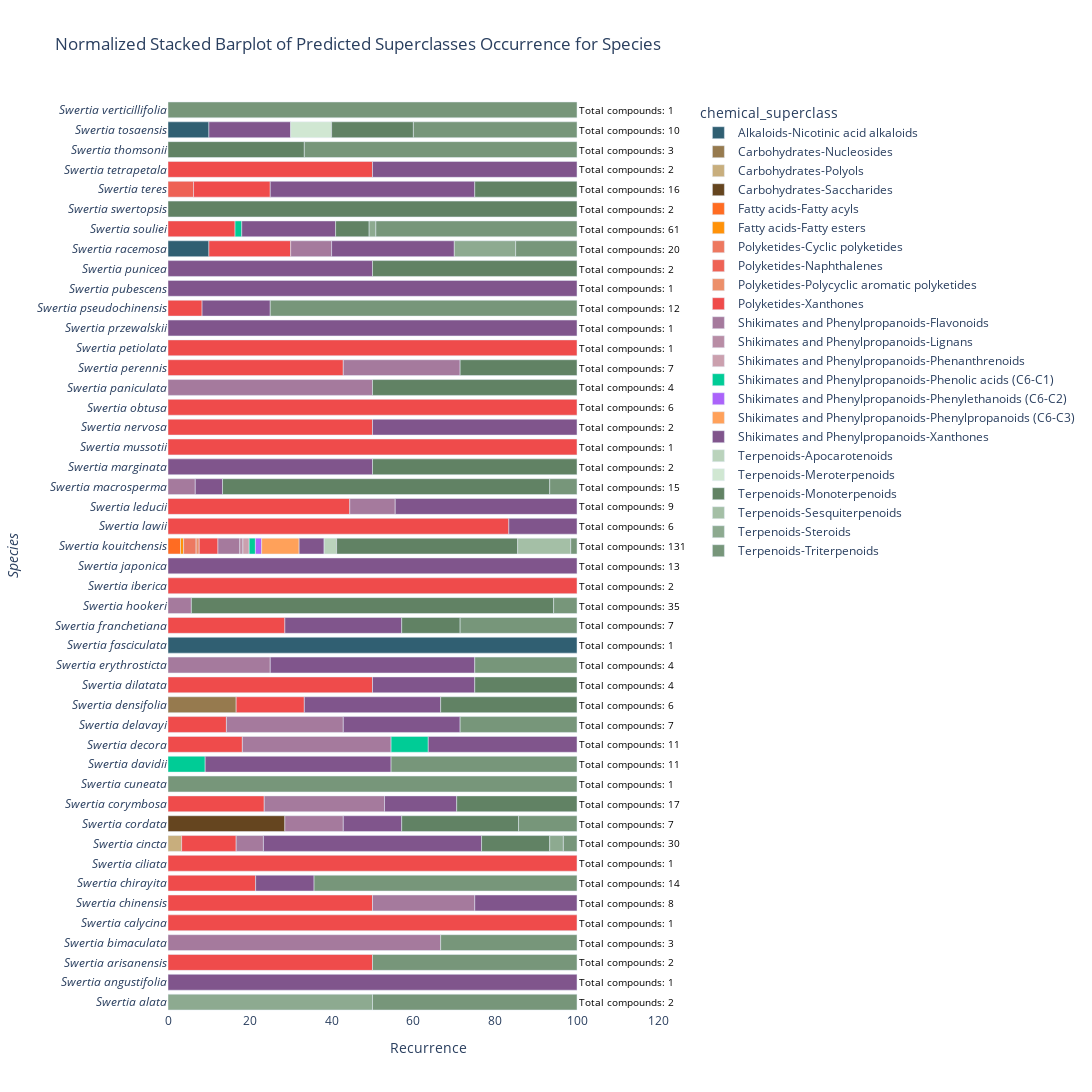

This figure's notebook cell:
### Code cell
# Step 1: Read data from all .tsv files in the output_folder
all_data = pd.concat([pd.read_csv(os.path.join(output_folder, 'species_data', filename), sep='\t') for filename in os.listdir(os.path.join(output_folder, 'species_data')) if filename.endswith(".tsv")])

# Step 2: Rename the "organism_taxonomy_09species" column to "species"
all_data.rename(columns={'organism_taxonomy_09species': 'species'}, inplace=True)

# Remove 'API Error-API Error' and 'Not Classified-Not Classified'
all_data = all_data[~all_data['chemical_superclass'].isin(['API Error-API Error', 'Not Classified-Not Classified'])]

# Apply the function to each row
all_data[['Pathway', 'superclass']] = all_data.apply(lambda row: split_chemical_superclass(row), axis=1, result_type='expand')

# Step 4: Process data for color mapping
color_map = {}
for pathway, superclasses in all_data.groupby('Pathway')['superclass'].unique().items():
    shades = generate_shades(pathway, len(superclasses))
    for superclass, shade in zip(superclasses, shades):
        color_map[f"{pathway}-{superclass}"] = shade

# Step 5: Group and aggregate data to calculate recurrence
agg_data = all_data.groupby(['species', 'chemical_superclass']).size().reset_index(name='recurrence')

# Normalize the recurrence values within each species group
agg_data['recurrence_normalized'] = agg_data.groupby('species')['recurrence'].transform(lambda x: x / x.sum())*100

# Convert 'species' column to categorical data
agg_data['species'] = pd.Categorical(agg_data['species'], categories=agg_data['species'].unique(), ordered=True)

# Get unique species names
unique_species = agg_data['species'].unique()

# Get unique chemical superclasses and sort them alphabetically
unique_superclasses = sorted(agg_data['chemical_superclass'].unique())

# Calculate total recurrence for each species
total_recurrence_per_species = agg_data.groupby('species')['recurrence'].sum()

# Create the stacked barplot with the custom color palette
fig = px.bar(agg_data, y='species', x='recurrence_normalized',
             title='Normalized Stacked Barplot of Predicted Superclasses Occurrence for Species',
             labels={'recurrence_normalized': 'Recurrence'},
             color='chemical_superclass',
             color_discrete_map=color_map,
             category_orders={'species': unique_species, 'chemical_superclass': unique_superclasses},
             orientation='h')

# Modify the y-axis label
fig.update_yaxes(title_text='<i>Species<i>')

# Set species labels in italics
fig.update_layout(yaxis=dict(tickmode='array',
                              tickvals=list(range(len(unique_species))),
                              ticktext=[f'<i>{species}</i>' for species in unique_species]
                              ))

# Set a white background
fig.update_layout(plot_bgcolor='white')

# Get the maximum value of the x-axis
max_x = agg_data['recurrence_normalized'].max()

for species, total_recurrence in total_recurrence_per_species.items():
    # Find the maximum recurrence for this species
    max_recurrence = agg_data[agg_data['species'] == species]['recurrence_normalized'].max()
    
    # Position the annotation at the end of the bar with a slight offset
    x_position = max_x + 2
    if x_position > 100:  # Ensure the label is not outside the plot area
        x_position = 100  # Set it to 100 if it exceeds the maximum x-axis value

    # Add annotation to the plot
    fig.add_annotation(
        x=x_position,
        y=species,
        text=f'Total compounds: {total_recurrence}',
        showarrow=False,
        font=dict(size=10, color='black'),
        xanchor='left',
        yanchor='middle'
    )

# Modify the size of the figure
fig.update_layout(width=1500, height=1500)

# Save the figure as an HTML file
fig.write_html(f'{output_folder}Wikidata_superclass_barplot_species_normalized.html')

# Show the figure
fig.show()

### Figure 1 — Plotly figure (JSON) as saved in the notebook; plotly's stock layout.template omitted (floating-point values rounded to 4 significant figures)
{"data": [{"alignmentgroup": "True", "hovertemplate": "chemical_superclass=Alkaloids-Nicotinic acid alkaloids<br>Recurrence=%{x}<br>species=%{y}<extra></extra>", "legendgroup": "Alkaloids-Nicotinic acid alkaloids", "marker": {"color": "#305F72", "pattern": {"shape": ""}}, "name": "Alkaloids-Nicotinic acid alkaloids", "offsetgroup": "Alkaloids-Nicotinic acid alkaloids", "orientation": "h", "showlegend": true, "textposition": "auto", "type": "bar", "x": [10, 10, 100], "xaxis": "x", "y": ["Swertia angustifolia", "Swertia ciliata", "Swertia marginata"], "yaxis": "y"}, {"alignmentgroup": "True", "hovertemplate": "chemical_superclass=Carbohydrates-Nucleosides<br>Recurrence=%{x}<br>species=%{y}<extra></extra>", "legendgroup": "Carbohydrates-Nucleosides", "marker": {"color": "#967a4e", "pattern": {"shape": ""}}, "name": "Carbohydrates-Nucleosides", "offsetgroup": "Carbohydrates-Nucleosides", "orientation": "h", "showlegend": true, "textposition": "auto", "type": "bar", "x": [16.67], "xaxis": "x", "y": ["Swertia obtusa"], "yaxis": "y"}, {"alignmentgroup": "True", "hovertemplate": "chemical_superclass=Carbohydrates-Polyols<br>Recurrence=%{x}<br>species=%{y}<extra></extra>", "legendgroup": "Carbohydrates-Polyols", "marker": {"color": "#c8ae7d", "pattern": {"shape": ""}}, "name": "Carbohydrates-Polyols", "offsetgroup": "Carbohydrates-Polyols", "orientation": "h", "showlegend": true, "textposition": "auto", "type": "bar", "x": [3.333], "xaxis": "x", "y": ["Swertia punicea"], "yaxis": "y"}, {"alignmentgroup": "True", "hovertemplate": "chemical_superclass=Carbohydrates-Saccharides<br>Recurrence=%{x}<br>species=%{y}<extra></extra>", "legendgroup": "Carbohydrates-Saccharides", "marker": {"color": "#65451f", "pattern": {"shape": ""}}, "name": "Carbohydrates-Saccharides", "offsetgroup": "Carbohydrates-Saccharides", "orientation": "h", "showlegend": true, "textposition": "auto", "type": "bar", "x": [28.57], "xaxis": "x", "y": ["Swertia pubescens"], "yaxis": "y"}, {"alignmentgroup": "True", "hovertemplate": "chemical_superclass=Fatty acids-Fatty acyls<br>Recurrence=%{x}<br>species=%{y}<extra></extra>", "legendgroup": "Fatty acids-Fatty acyls", "marker": {"color": "#ff6c22", "pattern": {"shape": ""}}, "name": "Fatty acids-Fatty acyls", "offsetgroup": "Fatty acids-Fatty acyls", "orientation": "h", "showlegend": true, "textposition": "auto", "type": "bar", "x": [3.053], "xaxis": "x", "y": ["Swertia japonica"], "yaxis": "y"}, {"alignmentgroup": "True", "hovertemplate": "chemical_superclass=Fatty acids-Fatty esters<br>Recurrence=%{x}<br>species=%{y}<extra></extra>", "legendgroup": "Fatty acids-Fatty esters", "marker": {"color": "#ff9209", "pattern": {"shape": ""}}, "name": "Fatty acids-Fatty esters", "offsetgroup": "Fatty acids-Fatty esters", "orientation": "h", "showlegend": true, "textposition": "auto", "type": "bar", "x": [0.7634], "xaxis": "x", "y": ["Swertia japonica"], "yaxis": "y"}, {"alignmentgroup": "True", "hovertemplate": "chemical_superclass=Polyketides-Cyclic polyketides<br>Recurrence=%{x}<br>species=%{y}<extra></extra>", "legendgroup": "Polyketides-Cyclic polyketides", "marker": {"color": "#ed7860", "pattern": {"shape": ""}}, "name": "Polyketides-Cyclic polyketides", "offsetgroup": "Polyketides-Cyclic polyketides", "orientation": "h", "showlegend": true, "textposition": "auto", "type": "bar", "x": [3.053], "xaxis": "x", "y": ["Swertia japonica"], "yaxis": "y"}, {"alignmentgroup": "True", "hovertemplate": "chemical_superclass=Polyketides-Naphthalenes<br>Recurrence=%{x}<br>species=%{y}<extra></extra>", "legendgroup": "Polyketides-Naphthalenes", "marker": {"color": "#ee6255", "pattern": {"shape": ""}}, "name": "Polyketides-Naphthalenes", "offsetgroup": "Polyketides-Naphthalenes", "orientation": "h", "showlegend": true, "textposition": "auto", "type": "bar", "x": [6.25], "xaxis": "x", "y": ["Swertia calycina"], "yaxis": "y"}, {"alignmentgroup": "True", "hovertemplate": "chemical_superclass=Polyketides-Polycyclic aromatic polyketides<br>Recurrence=%{x}<br>species=%{y}<extra></extra>", "legendgroup": "Polyketides-Polycyclic aromatic polyketides", "marker": {"color": "#ec8f6a", "pattern": {"shape": ""}}, "name": "Polyketides-Polycyclic aromatic polyketides", "offsetgroup": "Polyketides-Polycyclic aromatic polyketides", "orientation": "h", "showlegend": true, "textposition": "auto", "type": "bar", "x": [0.7634], "xaxis": "x", "y": ["Swertia japonica"], "yaxis": "y"}, {"alignmentgroup": "True", "hovertemplate": "chemical_superclass=Polyketides-Xanthones<br>Recurrence=%{x}<br>species=%{y}<extra></extra>", "legendgroup": "Polyketides-Xanthones", "marker": {"color": "#ef4b4b", "pattern": {"shape": ""}}, "name": "Polyketides-Xanthones", "offsetgroup": "Polyketides-Xanthones", "orientation": "h", "showlegend": true, "textposition": "auto", "type": "bar", "x": [50, 18.75, 16.39, 20, 8.333, 100, 42.86, 100, 50, 100, 44.44, 83.33, 4.58, 100, 28.57, 50, 16.67, 14.29, 18.18, 23.53, 13.33, 100, 21.43, 50, 100, 50], "xaxis": "x", "y": ["Swertia bimaculata", "Swertia calycina", "Swertia chirayita", "Swertia ciliata", "Swertia corymbosa", "Swertia davidii", "Swertia decora", "Swertia densifolia", "Swertia dilatata", "Swertia erythrosticta", "Swertia hookeri", "Swertia iberica", "Swertia japonica", "Swertia lawii", "Swertia macrosperma", "Swertia nervosa", "Swertia obtusa", "Swertia paniculata", "Swertia perennis", "Swertia pseudochinensis", "Swertia punicea", "Swertia racemosa", "Swertia souliei", "Swertia swertopsis", "Swertia teres", "Swertia thomsonii"], "yaxis": "y"}, {"alignmentgroup": "True", "hovertemplate": "chemical_superclass=Shikimates and Phenylpropanoids-Flavonoids<br>Recurrence=%{x}<br>species=%{y}<extra></extra>", "legendgroup": "Shikimates and Phenylpropanoids-Flavonoids", "marker": {"color": "#a57a9d", "pattern": {"shape": ""}}, "name": "Shikimates and Phenylpropanoids-Flavonoids", "offsetgroup": "Shikimates and Phenylpropanoids-Flavonoids", "orientation": "h", "showlegend": true, "textposition": "auto", "type": "bar", "x": [10, 28.57, 50, 6.667, 11.11, 5.344, 5.714, 25, 28.57, 36.36, 29.41, 14.29, 6.667, 25, 66.67], "xaxis": "x", "y": ["Swertia ciliata", "Swertia decora", "Swertia delavayi", "Swertia franchetiana", "Swertia hookeri", "Swertia japonica", "Swertia leducii", "Swertia mussotii", "Swertia paniculata", "Swertia perennis", "Swertia pseudochinensis", "Swertia pubescens", "Swertia punicea", "Swertia swertopsis", "Swertia tetrapetala"], "yaxis": "y"}, {"alignmentgroup": "True", "hovertemplate": "chemical_superclass=Shikimates and Phenylpropanoids-Lignans<br>Recurrence=%{x}<br>species=%{y}<extra></extra>", "legendgroup": "Shikimates and Phenylpropanoids-Lignans", "marker": {"color": "#b88da5", "pattern": {"shape": ""}}, "name": "Shikimates and Phenylpropanoids-Lignans", "offsetgroup": "Shikimates and Phenylpropanoids-Lignans", "orientation": "h", "showlegend": true, "textposition": "auto", "type": "bar", "x": [0.7634], "xaxis": "x", "y": ["Swertia japonica"], "yaxis": "y"}, {"alignmentgroup": "True", "hovertemplate": "chemical_superclass=Shikimates and Phenylpropanoids-Phenanthrenoids<br>Recurrence=%{x}<br>species=%{y}<extra></extra>", "legendgroup": "Shikimates and Phenylpropanoids-Phenanthrenoids", "marker": {"color": "#cba0ae", "pattern": {"shape": ""}}, "name": "Shikimates and Phenylpropanoids-Phenanthrenoids", "offsetgroup": "Shikimates and Phenylpropanoids-Phenanthrenoids", "orientation": "h", "showlegend": true, "textposition": "auto", "type": "bar", "x": [1.527], "xaxis": "x", "y": ["Swertia japonica"], "yaxis": "y"}, {"alignmentgroup": "True", "hovertemplate": "chemical_superclass=Shikimates and Phenylpropanoids-Phenolic acids (C6-C1)<br>Recurrence=%{x}<br>species=%{y}<extra></extra>", "legendgroup": "Shikimates and Phenylpropanoids-Phenolic acids (C6-C1)", "marker": {"color": "#00cc96", "pattern": {"shape": ""}}, "name": "Shikimates and Phenylpropanoids-Phenolic acids (C6-C1)", "offsetgroup": "Shikimates and Phenylpropanoids-Phenolic acids (C6-C1)", "orientation": "h", "showlegend": true, "textposition": "auto", "type": "bar", "x": [1.639, 1.527, 9.091, 9.091], "xaxis": "x", "y": ["Swertia chirayita", "Swertia japonica", "Swertia perennis", "Swertia petiolata"], "yaxis": "y"}, {"alignmentgroup": "True", "hovertemplate": "chemical_superclass=Shikimates and Phenylpropanoids-Phenylethanoids (C6-C2)<br>Recurrence=%{x}<br>species=%{y}<extra></extra>", "legendgroup": "Shikimates and Phenylpropanoids-Phenylethanoids (C6-C2)", "marker": {"color": "#ab63fa", "pattern": {"shape": ""}}, "name": "Shikimates and Phenylpropanoids-Phenylethanoids (C6-C2)", "offsetgroup": "Shikimates and Phenylpropanoids-Phenylethanoids (C6-C2)", "orientation": "h", "showlegend": true, "textposition": "auto", "type": "bar", "x": [1.527], "xaxis": "x", "y": ["Swertia japonica"], "yaxis": "y"}, {"alignmentgroup": "True", "hovertemplate": "chemical_superclass=Shikimates and Phenylpropanoids-Phenylpropanoids (C6-C3)<br>Recurrence=%{x}<br>species=%{y}<extra></extra>", "legendgroup": "Shikimates and Phenylpropanoids-Phenylpropanoids (C6-C3)", "marker": {"color": "#FFA15A", "pattern": {"shape": ""}}, "name": "Shikimates and Phenylpropanoids-Phenylpropanoids (C6-C3)", "offsetgroup": "Shikimates and Phenylpropanoids-Phenylpropanoids (C6-C3)", "orientation": "h", "showlegend": true, "textposition": "auto", "type": "bar", "x": [9.16], "xaxis": "x", "y": ["Swertia japonica"], "yaxis": "y"}, {"alignmentgroup": "True", "hovertemplate": "chemical_superclass=Shikimates and Phenylpropanoids-Xanthones<br>Recurrence=%{x}<br>species=%{y}<extra></extra>", "legendgroup": "Shikimates and Phenylpropanoids-Xanthones", "marker": {"color": "#80558c", "pattern": {"shape": ""}}, "name": "Shikimates and Phenylpropanoids-Xanthones", "offsetgroup": "Shikimates and Phenylpropanoids-Xanthones", "orientation": "h", "showlegend": true, "textposition": "auto", "type": "bar", "x": [20, 50, 50, 22.95, 30, 50, 100, 16.67, 100, 50, 50, 6.667, 44.44, 16.67, 6.107, 100, 28.57, 50, 25, 33.33, 28.57, 36.36, 45.45, 17.65, 14.29, 53.33, 14.29, 25, 100], "xaxis": "x", "y": ["Swertia angustifolia", "Swertia bimaculata", "Swertia calycina", "Swertia chirayita", "Swertia ciliata", "Swertia cincta", "Swertia cordata", "Swertia corymbosa", "Swertia cuneata", "Swertia dilatata", "Swertia fasciculata", "Swertia franchetiana", "Swertia hookeri", "Swertia iberica", "Swertia japonica", "Swertia kouitchensis", "Swertia macrosperma", "Swertia mussotii", "Swertia nervosa", "Swertia obtusa", "Swertia paniculata", "Swertia perennis", "Swertia petiolata", "Swertia pseudochinensis", "Swertia pubescens", "Swertia punicea", "Swertia souliei", "Swertia swertopsis", "Swertia tosaensis"], "yaxis": "y"}, {"alignmentgroup": "True", "hovertemplate": "chemical_superclass=Terpenoids-Apocarotenoids<br>Recurrence=%{x}<br>species=%{y}<extra></extra>", "legendgroup": "Terpenoids-Apocarotenoids", "marker": {"color": "#bad3bc", "pattern": {"shape": ""}}, "name": "Terpenoids-Apocarotenoids", "offsetgroup": "Terpenoids-Apocarotenoids", "orientation": "h", "showlegend": true, "textposition": "auto", "type": "bar", "x": [3.053], "xaxis": "x", "y": ["Swertia japonica"], "yaxis": "y"}, {"alignmentgroup": "True", "hovertemplate": "chemical_superclass=Terpenoids-Meroterpenoids<br>Recurrence=%{x}<br>species=%{y}<extra></extra>", "legendgroup": "Terpenoids-Meroterpenoids", "marker": {"color": "#d0e7d2", "pattern": {"shape": ""}}, "name": "Terpenoids-Meroterpenoids", "offsetgroup": "Terpenoids-Meroterpenoids", "orientation": "h", "showlegend": true, "textposition": "auto", "type": "bar", "x": [10], "xaxis": "x", "y": ["Swertia angustifolia"], "yaxis": "y"}, {"alignmentgroup": "True", "hovertemplate": "chemical_superclass=Terpenoids-Monoterpenoids<br>Recurrence=%{x}<br>species=%{y}<extra></extra>", "legendgroup": "Terpenoids-Monoterpenoids", "marker": {"color": "#618264", "pattern": {"shape": ""}}, "name": "Terpenoids-Monoterpenoids", "offsetgroup": "Terpenoids-Monoterpenoids", "orientation": "h", "showlegend": true, "textposition": "auto", "type": "bar", "x": [20, 33.33, 25, 100, 8.197, 50, 28.57, 50, 50, 80, 44.27, 88.57, 14.29, 25, 33.33, 29.41, 28.57, 16.67], "xaxis": "x", "y": ["Swertia angustifolia", "Swertia arisanensis", "Swertia calycina", "Swertia chinensis", "Swertia chirayita", "Swertia cincta", "Swertia decora", "Swertia delavayi", "Swertia fasciculata", "Swertia franchetiana", "Swertia japonica", "Swertia leducii", "Swertia macrosperma", "Swertia nervosa", "Swertia obtusa", "Swertia pseudochinensis", "Swertia pubescens", "Swertia punicea"], "yaxis": "y"}, {"alignmentgroup": "True", "hovertemplate": "chemical_superclass=Terpenoids-Sesquiterpenoids<br>Recurrence=%{x}<br>species=%{y}<extra></extra>", "legendgroup": "Terpenoids-Sesquiterpenoids", "marker": {"color": "#a4bfa6", "pattern": {"shape": ""}}, "name": "Terpenoids-Sesquiterpenoids", "offsetgroup": "Terpenoids-Sesquiterpenoids", "orientation": "h", "showlegend": true, "textposition": "auto", "type": "bar", "x": [12.98], "xaxis": "x", "y": ["Swertia japonica"], "yaxis": "y"}, {"alignmentgroup": "True", "hovertemplate": "chemical_superclass=Terpenoids-Steroids<br>Recurrence=%{x}<br>species=%{y}<extra></extra>", "legendgroup": "Terpenoids-Steroids", "marker": {"color": "#8daa90", "pattern": {"shape": ""}}, "name": "Terpenoids-Steroids", "offsetgroup": "Terpenoids-Steroids", "orientation": "h", "showlegend": true, "textposition": "auto", "type": "bar", "x": [1.639, 15, 3.333, 50], "xaxis": "x", "y": ["Swertia chirayita", "Swertia ciliata", "Swertia punicea", "Swertia verticillifolia"], "yaxis": "y"}, {"alignmentgroup": "True", "hovertemplate": "chemical_superclass=Terpenoids-Triterpenoids<br>Recurrence=%{x}<br>species=%{y}<extra></extra>", "legendgroup": "Terpenoids-Triterpenoids", "marker": {"color": "#77967a", "pattern": {"shape": ""}}, "name": "Terpenoids-Triterpenoids", "offsetgroup": "Terpenoids-Triterpenoids", "orientation": "h", "showlegend": true, "textposition": "auto", "type": "bar", "x": [100, 40, 66.67, 49.18, 15, 75, 6.667, 1.527, 5.714, 28.57, 25, 28.57, 45.45, 100, 14.29, 3.333, 64.29, 33.33, 50, 50], "xaxis": "x", "y": ["Swertia alata", "Swertia angustifolia", "Swertia arisanensis", "Swertia chirayita", "Swertia ciliata", "Swertia corymbosa", "Swertia franchetiana", "Swertia japonica", "Swertia leducii", "Swertia macrosperma", "Swertia mussotii", "Swertia paniculata", "Swertia petiolata", "Swertia przewalskii", "Swertia pubescens", "Swertia punicea", "Swertia souliei", "Swertia tetrapetala", "Swertia thomsonii", "Swertia verticillifolia"], "yaxis": "y"}], "layout": {"annotations": [{"font": {"color": "black", "size": 10}, "showarrow": false, "text": "Total compounds: 1", "x": 100, "xanchor": "left", "y": "Swertia alata", "yanchor": "middle"}, {"font": {"color": "black", "size": 10}, "showarrow": false, "text": "Total compounds: 10", "x": 100, "xanchor": "left", "y": "Swertia angustifolia", "yanchor": "middle"}, {"font": {"color": "black", "size": 10}, "showarrow": false, "text": "Total compounds: 3", "x": 100, "xanchor": "left", "y": "Swertia arisanensis", "yanchor": "middle"}, {"font": {"color": "black", "size": 10}, "showarrow": false, "text": "Total compounds: 2", "x": 100, "xanchor": "left", "y": "Swertia bimaculata", "yanchor": "middle"}, {"font": {"color": "black", "size": 10}, "showarrow": false, "text": "Total compounds: 16", "x": 100, "xanchor": "left", "y": "Swertia calycina", "yanchor": "middle"}, {"font": {"color": "black", "size": 10}, "showarrow": false, "text": "Total compounds: 2", "x": 100, "xanchor": "left", "y": "Swertia chinensis", "yanchor": "middle"}, {"font": {"color": "black", "size": 10}, "showarrow": false, "text": "Total compounds: 61", "x": 100, "xanchor": "left", "y": "Swertia chirayita", "yanchor": "middle"}, {"font": {"color": "black", "size": 10}, "showarrow": false, "text": "Total compounds: 20", "x": 100, "xanchor": "left", "y": "Swertia ciliata", "yanchor": "middle"}, {"font": {"color": "black", "size": 10}, "showarrow": false, "text": "Total compounds: 2", "x": 100, "xanchor": "left", "y": "Swertia cincta", "yanchor": "middle"}, {"font": {"color": "black", "size": 10}, "showarrow": false, "text": "Total compounds: 1", "x": 100, "xanchor": "left", "y": "Swertia cordata", "yanchor": "middle"}, {"font": {"color": "black", "size": 10}, "showarrow": false, "text": "Total compounds: 12", "x": 100, "xanchor": "left", "y": "Swertia corymbosa", "yanchor": "middle"}, {"font": {"color": "black", "size": 10}, "showarrow": false, "text": "Total compounds: 1", "x": 100, "xanchor": "left", "y": "Swertia cuneata", "yanchor": "middle"}, {"font": {"color": "black", "size": 10}, "showarrow": false, "text": "Total compounds: 1", "x": 100, "xanchor": "left", "y": "Swertia davidii", "yanchor": "middle"}, {"font": {"color": "black", "size": 10}, "showarrow": false, "text": "Total compounds: 7", "x": 100, "xanchor": "left", "y": "Swertia decora", "yanchor": "middle"}, {"font": {"color": "black", "size": 10}, "showarrow": false, "text": "Total compounds: 4", "x": 100, "xanchor": "left", "y": "Swertia delavayi", "yanchor": "middle"}, {"font": {"color": "black", "size": 10}, "showarrow": false, "text": "Total compounds: 6", "x": 100, "xanchor": "left", "y": "Swertia densifolia", "yanchor": "middle"}, {"font": {"color": "black", "size": 10}, "showarrow": false, "text": "Total compounds: 2", "x": 100, "xanchor": "left", "y": "Swertia dilatata", "yanchor": "middle"}, {"font": {"color": "black", "size": 10}, "showarrow": false, "text": "Total compounds: 1", "x": 100, "xanchor": "left", "y": "Swertia erythrosticta", "yanchor": "middle"}, {"font": {"color": "black", "size": 10}, "showarrow": false, "text": "Total compounds: 2", "x": 100, "xanchor": "left", "y": "Swertia fasciculata", "yanchor": "middle"}, {"font": {"color": "black", "size": 10}, "showarrow": false, "text": "Total compounds: 15", "x": 100, "xanchor": "left", "y": "Swertia franchetiana", "yanchor": "middle"}, {"font": {"color": "black", "size": 10}, "showarrow": false, "text": "Total compounds: 9", "x": 100, "xanchor": "left", "y": "Swertia hookeri", "yanchor": "middle"}, {"font": {"color": "black", "size": 10}, "showarrow": false, "text": "Total compounds: 6", "x": 100, "xanchor": "left", "y": "Swertia iberica", "yanchor": "middle"}, {"font": {"color": "black", "size": 10}, "showarrow": false, "text": "Total compounds: 131", "x": 100, "xanchor": "left", "y": "Swertia japonica", "yanchor": "middle"}, {"font": {"color": "black", "size": 10}, "showarrow": false, "text": "Total compounds: 13", "x": 100, "xanchor": "left", "y": "Swertia kouitchensis", "yanchor": "middle"}, {"font": {"color": "black", "size": 10}, "showarrow": false, "text": "Total compounds: 2", "x": 100, "xanchor": "left", "y": "Swertia lawii", "yanchor": "middle"}, {"font": {"color": "black", "size": 10}, "showarrow": false, "text": "Total compounds: 35", "x": 100, "xanchor": "left", "y": "Swertia leducii", "yanchor": "middle"}, {"font": {"color": "black", "size": 10}, "showarrow": false, "text": "Total compounds: 7", "x": 100, "xanchor": "left", "y": "Swertia macrosperma", "yanchor": "middle"}, {"font": {"color": "black", "size": 10}, "showarrow": false, "text": "Total compounds: 1", "x": 100, "xanchor": "left", "y": "Swertia marginata", "yanchor": "middle"}, {"font": {"color": "black", "size": 10}, "showarrow": false, "text": "Total compounds: 4", "x": 100, "xanchor": "left", "y": "Swertia mussotii", "yanchor": "middle"}, {"font": {"color": "black", "size": 10}, "showarrow": false, "text": "Total compounds: 4", "x": 100, "xanchor": "left", "y": "Swertia nervosa", "yanchor": "middle"}, {"font": {"color": "black", "size": 10}, "showarrow": false, "text": "Total compounds: 6", "x": 100, "xanchor": "left", "y": "Swertia obtusa", "yanchor": "middle"}, {"font": {"color": "black", "size": 10}, "showarrow": false, "text": "Total compounds: 7", "x": 100, "xanchor": "left", "y": "Swertia paniculata", "yanchor": "middle"}, {"font": {"color": "black", "size": 10}, "showarrow": false, "text": "Total compounds: 11", "x": 100, "xanchor": "left", "y": "Swertia perennis", "yanchor": "middle"}, {"font": {"color": "black", "size": 10}, "showarrow": false, "text": "Total compounds: 11", "x": 100, "xanchor": "left", "y": "Swertia petiolata", "yanchor": "middle"}, {"font": {"color": "black", "size": 10}, "showarrow": false, "text": "Total compounds: 1", "x": 100, "xanchor": "left", "y": "Swertia przewalskii", "yanchor": "middle"}, {"font": {"color": "black", "size": 10}, "showarrow": false, "text": "Total compounds: 17", "x": 100, "xanchor": "left", "y": "Swertia pseudochinensis", "yanchor": "middle"}, {"font": {"color": "black", "size": 10}, "showarrow": false, "text": "Total compounds: 7", "x": 100, "xanchor": "left", "y": "Swertia pubescens", "yanchor": "middle"}, {"font": {"color": "black", "size": 10}, "showarrow": false, "text": "Total compounds: 30", "x": 100, "xanchor": "left", "y": "Swertia punicea", "yanchor": "middle"}, {"font": {"color": "black", "size": 10}, "showarrow": false, "text": "Total compounds: 1", "x": 100, "xanchor": "left", "y": "Swertia racemosa", "yanchor": "middle"}, {"font": {"color": "black", "size": 10}, "showarrow": false, "text": "Total compounds: 14", "x": 100, "xanchor": "left", "y": "Swertia souliei", "yanchor": "middle"}, {"font": {"color": "black", "size": 10}, "showarrow": false, "text": "Total compounds: 8", "x": 100, "xanchor": "left", "y": "Swertia swertopsis", "yanchor": "middle"}, {"font": {"color": "black", "size": 10}, "showarrow": false, "text": "Total compounds: 1", "x": 100, "xanchor": "left", "y": "Swertia teres", "yanchor": "middle"}, {"font": {"color": "black", "size": 10}, "showarrow": false, "text": "Total compounds: 3", "x": 100, "xanchor": "left", "y": "Swertia tetrapetala", "yanchor": "middle"}, {"font": {"color": "black", "size": 10}, "showarrow": false, "text": "Total compounds: 2", "x": 100, "xanchor": "left", "y": "Swertia thomsonii", "yanchor": "middle"}, {"font": {"color": "black", "size": 10}, "showarrow": false, "text": "Total compounds: 1", "x": 100, "xanchor": "left", "y": "Swertia tosaensis", "yanchor": "middle"}, {"font": {"color": "black", "size": 10}, "showarrow": false, "text": "Total compounds: 2", "x": 100, "xanchor": "left", "y": "Swertia verticillifolia", "yanchor": "middle"}], "barmode": "relative", "height": 1500, "legend": {"title": {"text": "chemical_superclass"}, "tracegroupgap": 0}, "plot_bgcolor": "white", "title": {"text": "Normalized Stacked Barplot of Predicted Superclasses Occurrence for Species"}, "width": 1500, "xaxis": {"anchor": "y", "domain": [0, 1], "title": {"text": "Recurrence"}}, "yaxis": {"anchor": "x", "categoryarray": ["Swertia verticillifolia", "Swertia tosaensis", "Swertia thomsonii", "Swertia tetrapetala", "Swertia teres", "Swertia swertopsis", "Swertia souliei", "Swertia racemosa", "Swertia punicea", "Swertia pubescens", "Swertia pseudochinensis", "Swertia przewalskii", "Swertia petiolata", "Swertia perennis", "Swertia paniculata", "Swertia obtusa", "Swertia nervosa", "Swertia mussotii", "Swertia marginata", "Swertia macrosperma", "Swertia leducii", "Swertia lawii", "Swertia kouitchensis", "Swertia japonica", "Swertia iberica", "Swertia hookeri", "Swertia franchetiana", "Swertia fasciculata", "Swertia erythrosticta", "Swertia dilatata", "Swertia densifolia", "Swertia delavayi", "Swertia decora", "Swertia davidii", "Swertia cuneata", "Swertia corymbosa", "Swertia cordata", "Swertia cincta", "Swertia ciliata", "Swertia chirayita", "Swertia chinensis", "Swertia calycina", "Swertia bimaculata", "Swertia arisanensis", "Swertia angustifolia", "Swertia alata"], "categoryorder": "array", "domain": [0, 1], "tickmode": "array", "ticktext": ["<i>Swertia alata</i>", "<i>Swertia angustifolia</i>", "<i>Swertia arisanensis</i>", "<i>Swertia bimaculata</i>", "<i>Swertia calycina</i>", "<i>Swertia chinensis</i>", "<i>Swertia chirayita</i>", "<i>Swertia ciliata</i>", "<i>Swertia cincta</i>", "<i>Swertia cordata</i>", "<i>Swertia corymbosa</i>", "<i>Swertia cuneata</i>", "<i>Swertia davidii</i>", "<i>Swertia decora</i>", "<i>Swertia delavayi</i>", "<i>Swertia densifolia</i>", "<i>Swertia dilatata</i>", "<i>Swertia erythrosticta</i>", "<i>Swertia fasciculata</i>", "<i>Swertia franchetiana</i>", "<i>Swertia hookeri</i>", "<i>Swertia iberica</i>", "<i>Swertia japonica</i>", "<i>Swertia kouitchensis</i>", "<i>Swertia lawii</i>", "<i>Swertia leducii</i>", "<i>Swertia macrosperma</i>", "<i>Swertia marginata</i>", "<i>Swertia mussotii</i>", "<i>Swertia nervosa</i>", "<i>Swertia obtusa</i>", "<i>Swertia paniculata</i>", "<i>Swertia perennis</i>", "<i>Swertia petiolata</i>", "<i>Swertia przewalskii</i>", "<i>Swertia pseudochinensis</i>", "<i>Swertia pubescens</i>", "<i>Swertia punicea</i>", "<i>Swertia racemosa</i>", "<i>Swertia souliei</i>", "<i>Swertia swertopsis</i>", "<i>Swertia teres</i>", "<i>Swertia tetrapetala</i>", "<i>Swertia thomsonii</i>", "<i>Swertia tosaensis</i>", "<i>Swertia verticillifolia</i>"], "tickvals": [0, 1, 2, 3, 4, 5, 6, 7, 8, 9, 10, 11, 12, 13, 14, 15, 16, 17, 18, 19, 20, 21, 22, 23, 24, 25, 26, 27, 28, 29, 30, 31, 32, 33, 34, 35, 36, 37, 38, 39, 40, 41, 42, 43, 44, 45], "title": {"text": "<i>Species<i>"}}}}
